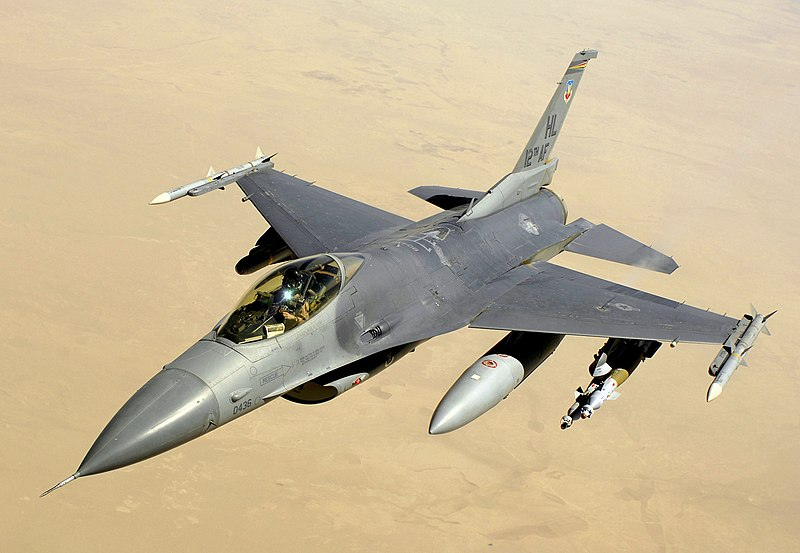
#> input picture sources/plane_1.jpg, 800 x 553 px, found by its file name
$ python compareSIFT_HARRIS.py
#> lines starting #> are read from the running program, lines starting #| are printed output that depends on the picture; after the words box and inside, x2 and y2 are one past the last pixel; in counts of white or black regions, pixels touching at a corner belong together
import cv2
import numpy as np
import matplotlib.pyplot as plt


def detect_corners(image):
    # Convert the image to grayscale

    gray = cv2.cvtColor(image, cv2.COLOR_BGR2GRAY)

    # Calculate the Harris corner response
    corner_response = cv2.cornerHarris(gray, blockSize=2, ksize=3, k=0.04)

    # Threshold the corner response to obtain corner points
    corner_response_threshold = 0.01 * corner_response.max()
    corner_mask = corner_response > corner_response_threshold

    # Apply non-maximum suppression to eliminate weak corners
    corners = np.zeros_like(corner_response)
    corners[corner_mask] = corner_response[corner_mask]
    corners = cv2.dilate(corners, None)

    # Display the detected corners on the original image
    image_with_corners = image.copy()
    image_with_corners[corners > 0.01 * corners.max()] = [0, 0, 255]  # Draw red circles on corners
    image_with_corners = cv2.cvtColor(image_with_corners, cv2.COLOR_BGR2RGB)
    return image_with_corners


# Load the input image
image = cv2.imread("F://4th Yr//ML AI//sources//plane_1.jpg")
#> image is the input picture: shape (553, 800, 3); mean B, G, R 151.8, 182.6, 199

# scale image
image_scaleup = cv2.resize(image, (800, 800))
# Apply Harris corner detection
result = detect_corners(image)
#> in detect_corners, `gray = cv2.cvtColor(image, cv2.COLOR_BGR2GRAY)`:
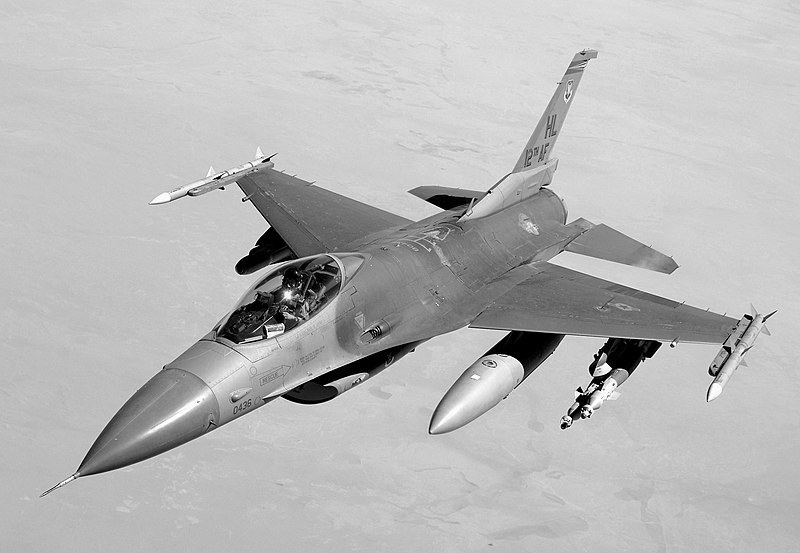
#> gray: shape (553, 800); min 0, max 255, mean 184.1
#> in detect_corners, `corner_response = cv2.cornerHarris(gray, blockSize=2, ksize=3, k=0.04)`:
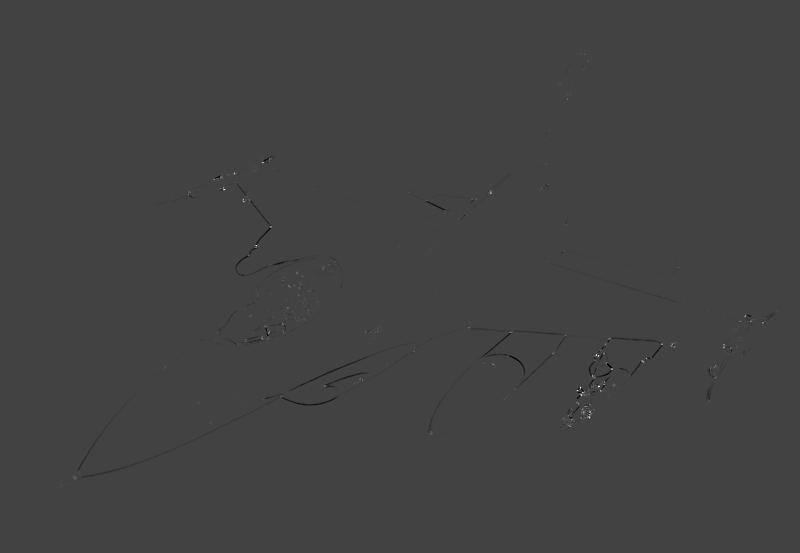
#> corner_response: shape (553, 800) float32; min -0.0259, max 0.0735, mean -2.95e-05; drawn with min black and max white
#> in detect_corners, `corner_response_threshold = 0.01 * corner_response.max()`: corner_response_threshold = 0.000735
#> in detect_corners, `corner_mask = corner_response > corner_response_threshold`:
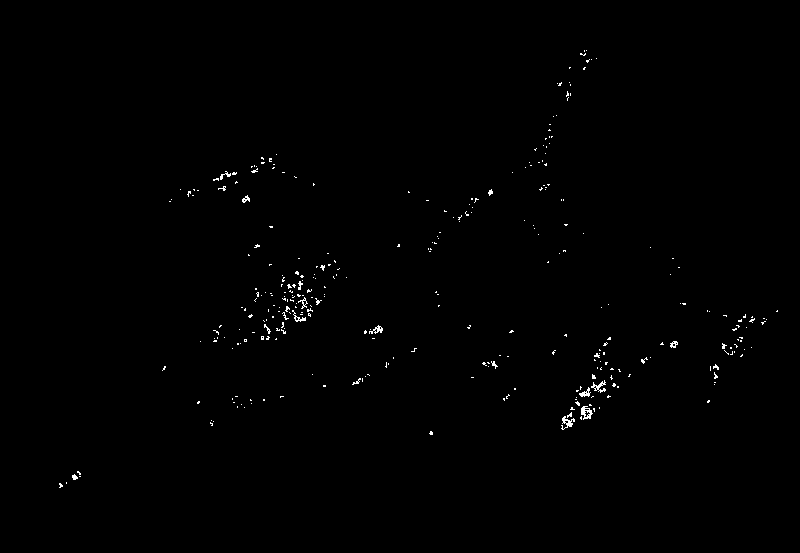
#> corner_mask: shape (553, 800) bool; 0.47% white in thin lines or dots, all inside (x1, y1, x2, y2) = (59, 50, 778, 488)
#> in detect_corners, `image_with_corners[corners > 0.01 * corners.max()] = [0, 0, 255]`: image_with_corners: shape (553, 800, 3); 1.57% of pixels changed, all inside (x1, y1, x2, y2) = (58, 49, 779, 489)
result1 = detect_corners(image_scaleup)
#> in detect_corners (call 2), `gray = cv2.cvtColor(image, cv2.COLOR_BGR2GRAY)`:
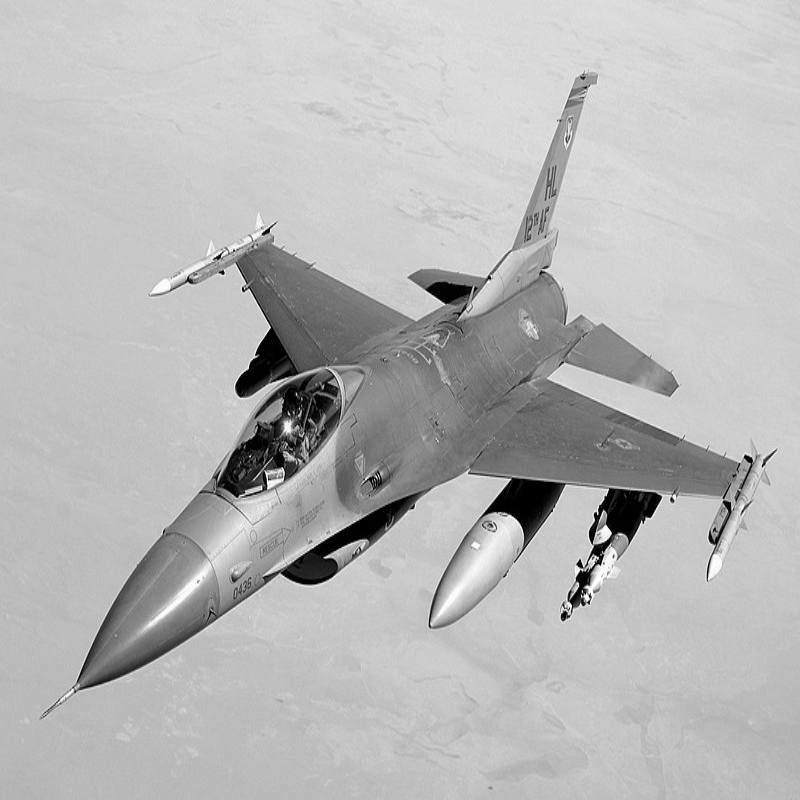
#> gray: shape (800, 800); min 0, max 255, mean 183.9
#> in detect_corners (call 2), `corner_response_threshold = 0.01 * corner_response.max()`: corner_response_threshold = 0.000592
#> in detect_corners (call 2), `corner_mask = corner_response > corner_response_threshold`:
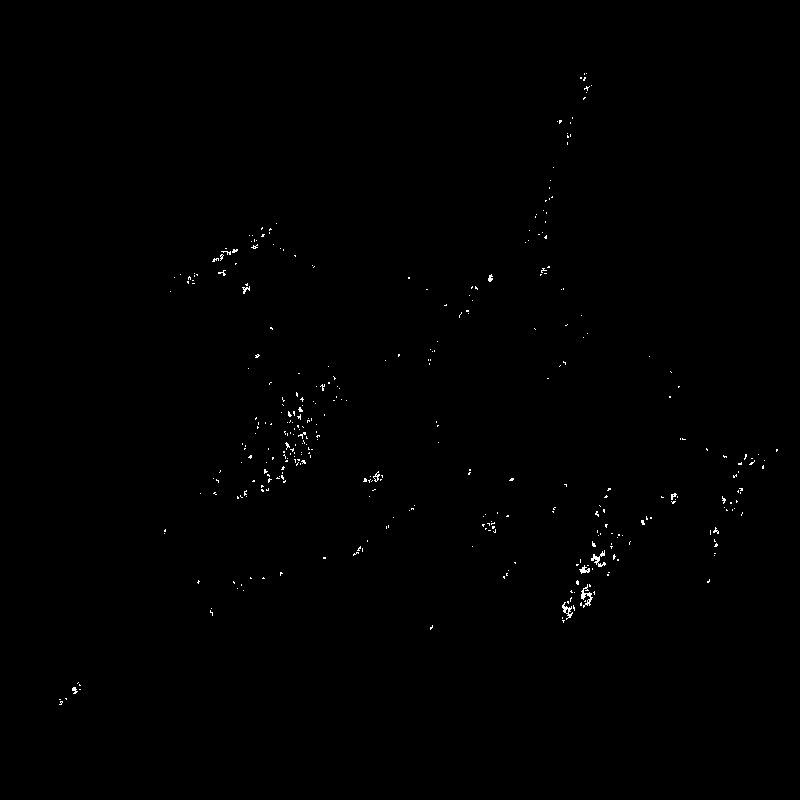
#> corner_mask: shape (800, 800) bool; 0.31% white in thin lines or dots, all inside (x1, y1, x2, y2) = (59, 73, 778, 705)
#> in detect_corners (call 2), `image_with_corners[corners > 0.01 * corners.max()] = [0, 0, 255]`:
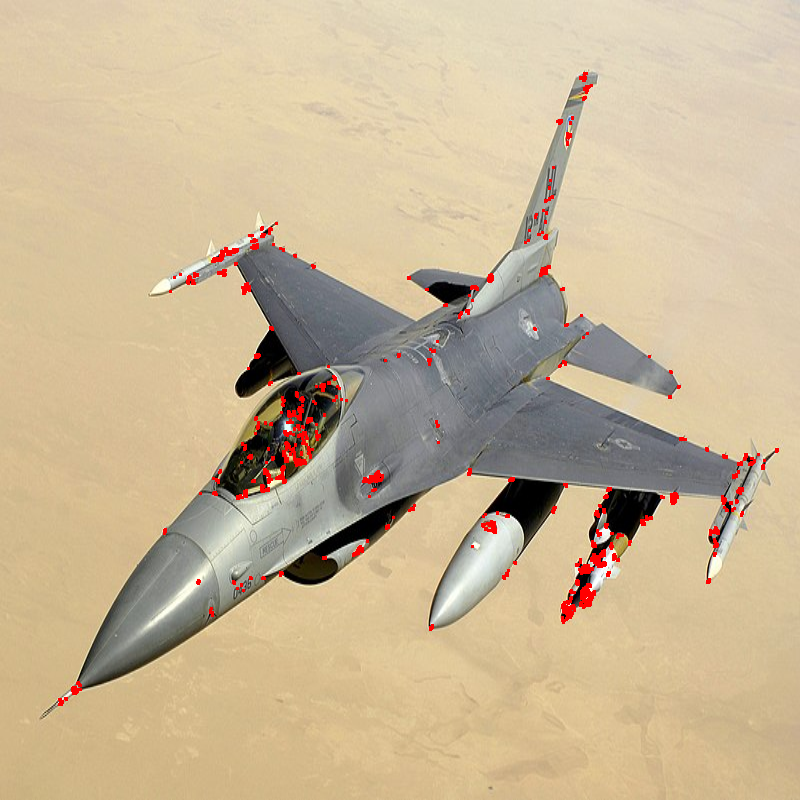
#> image_with_corners: shape (800, 800, 3); mean B, G, R 150.5, 181.2, 200.3
image = cv2.cvtColor(image, cv2.COLOR_BGR2RGB)

img_copy = image_scaleup.copy()
img_copy1 = image_scaleup.copy()
gray = cv2.cvtColor(image_scaleup, cv2.COLOR_BGR2GRAY)
gray_copy = gray.copy()
gray_copy1 = gray.copy()
sift1 = cv2.SIFT_create()
sift2 = cv2.SIFT_create(nfeatures=0, nOctaveLayers=5, contrastThreshold=0.04, edgeThreshold=10, sigma=1.6)
sift3 = cv2.SIFT_create(nfeatures=0, nOctaveLayers=5, contrastThreshold=0.04, edgeThreshold=20, sigma=1.6)

kp1 = sift1.detect(gray, None)
#> kp1 = 777 keypoints; strongest (x, y, size): (579, 564, 3.7), (222, 272, 2.7), (589, 602, 1.9), (564, 616, 5.1)
kp2 = sift2.detect(gray_copy, None)
#> kp2 = 1064 keypoints; strongest (x, y, size): (579, 564, 3.9), (590, 596, 1.9), (222, 272, 2.8), (589, 602, 2)
kp3 = sift3.detect(gray_copy1, None)
#> kp3 = 1355 keypoints; strongest (x, y, size): (579, 564, 3.9), (590, 596, 1.9), (222, 272, 2.8), (589, 602, 2)

img1 = cv2.drawKeypoints(gray, kp1, image_scaleup)
img2 = cv2.drawKeypoints(gray_copy, kp2, img_copy)
img3 = cv2.drawKeypoints(gray_copy1, kp3, img_copy1)
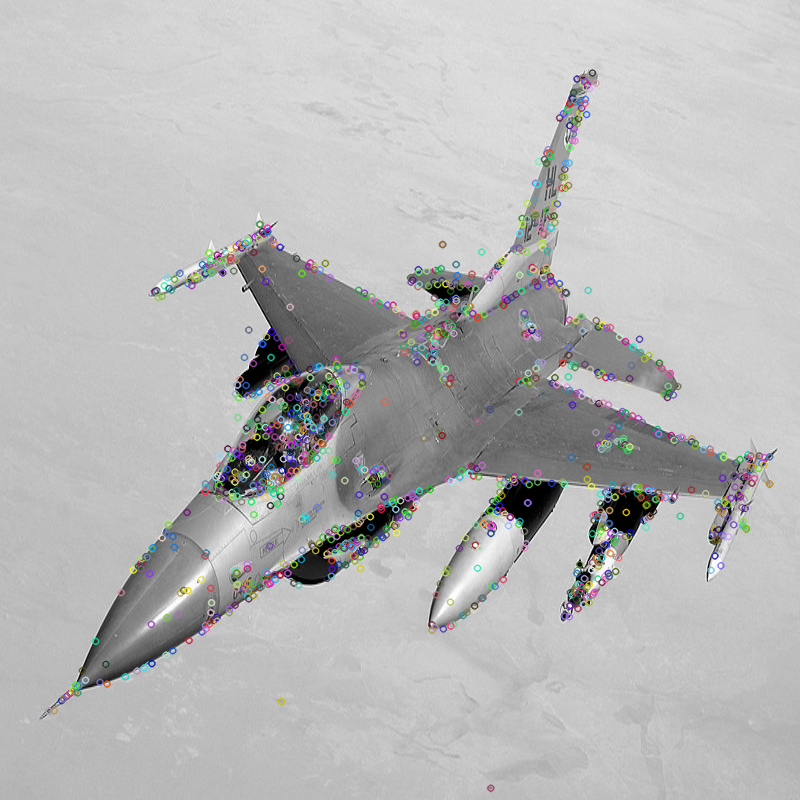
#> img3: shape (800, 800, 3); mean B, G, R 184, 183.9, 183.8

# Display the original image and the result
plt.subplot(231)
plt.title('original')
plt.axis('off')
plt.imshow(image)
plt.subplot(232)
plt.title('Harris Corner Dtection')
plt.axis('off')
plt.imshow(result)

plt.subplot(233)
plt.title('Harris Corner Dtection for scaleup')
plt.axis('off')
plt.imshow(result1)

plt.subplot(234)
plt.title('SIFT_create() \nnfeatures = 0\nnOctaveLayers = 3\ncontrastThreshold = 0.04\nedgeThreshold = 10\nsigma = 1.6')
plt.axis('off')
plt.imshow(img1)

plt.subplot(235)
plt.title('nfeatures = 0\nnOctaveLayers = 5\ncontrastThreshold = 0.04\nedgeThreshold = 10\nsigma = 1.6')
plt.axis('off')
plt.imshow(img2)

plt.subplot(236)
plt.title('nfeatures = 0\nnOctaveLayers = 5\ncontrastThreshold = 0.04\nedgeThreshold = 20\nsigma = 1.6')
plt.axis('off')
plt.imshow(img3)
plt.show()
#> figure, not shown here; B, G, R data is drawn as R, G, B

$ run again, with sources/Image2.jpg copied over sources/plane_1.jpg
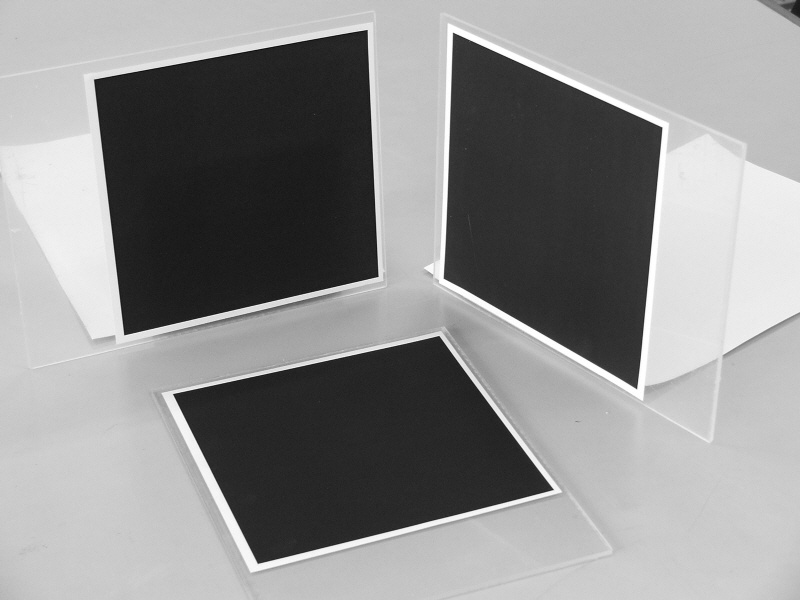
#> input picture sources/Image2.jpg, 800 x 600 px, found by its file name
#> image is the input picture: shape (600, 800, 3); min 9, max 255, mean 143.6
#> corner_response_threshold = 0.000281
#> corner_mask: shape (600, 800) bool; 0.01% white in thin lines or dots, all inside (x1, y1, x2, y2) = (94, 12, 792, 565)
#> gray: shape (800, 800)
#> corner_response: shape (800, 800) float32
#> corner_response_threshold = 0.000193
#> in detect_corners (call 2), `corner_mask = corner_response > corner_response_threshold`:
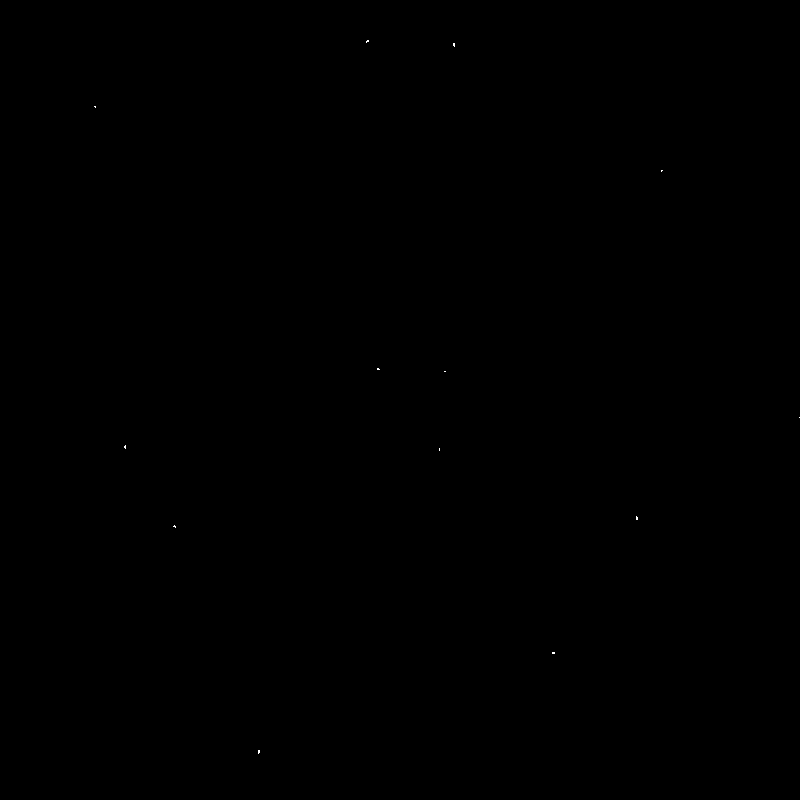
#> corner_mask: shape (800, 800) bool; 0.01% white in thin lines or dots, all inside (x1, y1, x2, y2) = (94, 40, 800, 754)
#> kp1 = 157 keypoints; strongest (x, y, size): (227, 237, 179.6), (634, 511, 6.6), (457, 50, 6.5), (351, 601, 163.9)
#> kp2 = 292 keypoints; strongest (x, y, size): (226, 234, 187.3), (456, 49, 6), (351, 601, 169), (632, 508, 9.3)
#> kp3 = 494 keypoints; strongest (x, y, size): (226, 234, 187.3), (456, 49, 6), (351, 601, 169), (632, 508, 9.3)
#> `img3 = cv2.drawKeypoints(gray_copy1, kp3, img_copy1)`:
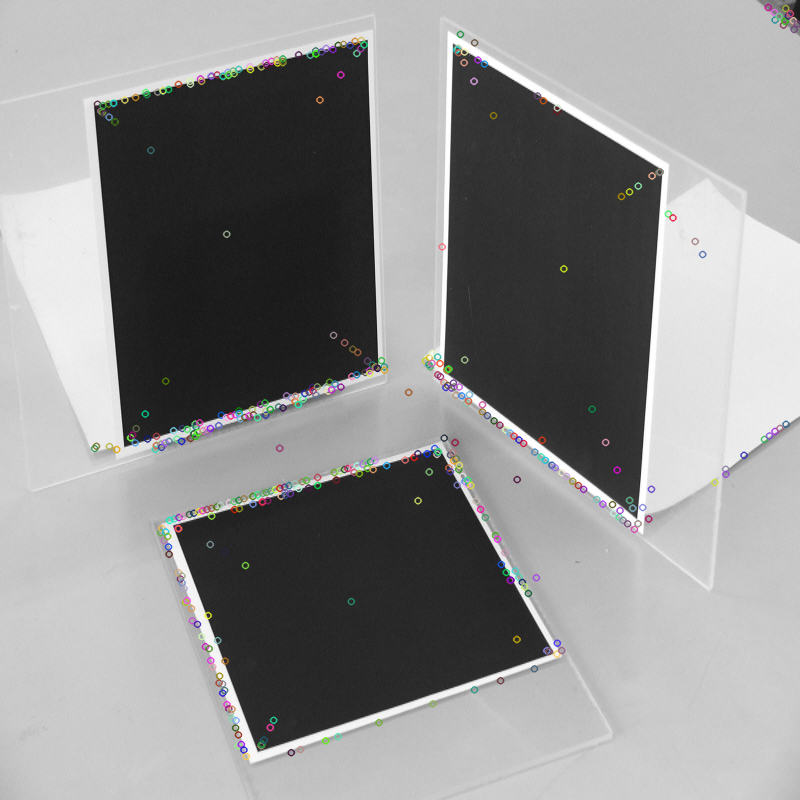
#> img3: shape (800, 800, 3); mean B, G, R 143.3, 143.4, 143.4
